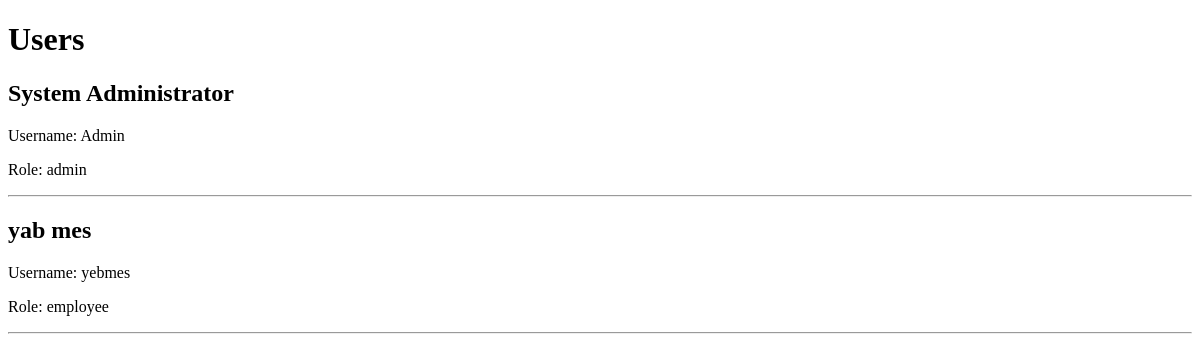
The page /admin/test_users.php on the database as committed earlier.
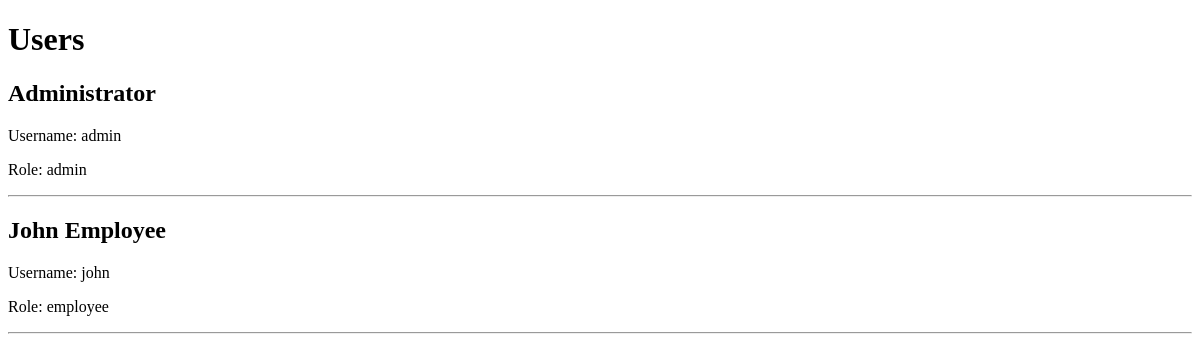
The same page on the database as committed later.
### tables this page shows
CREATE TABLE users (

    id INT AUTO_INCREMENT,

    name VARCHAR(100) NOT NULL,

    email VARCHAR(150) NOT NULL UNIQUE,

    username VARCHAR(50) NOT NULL UNIQUE,

    password VARCHAR(255) NOT NULL,

    role ENUM('admin', 'employee')
        NOT NULL DEFAULT 'employee',

    createdAt TIMESTAMP
        DEFAULT CURRENT_TIMESTAMP,

    updatedAt TIMESTAMP
        DEFAULT CURRENT_TIMESTAMP
        ON UPDATE CURRENT_TIMESTAMP,

    PRIMARY KEY (id)

);

### admin/test_users.php (the view, shortened to what this page needs)
<?php
require_once "../config/database.php";
$sql = "SELECT * FROM users";
$result = mysqli_query($conn, $sql);
?>
<!DOCTYPE html>
<html lang="en">
<head>
</head>
<body>
    <h1>Users</h1>
    <?php
    while ($user = mysqli_fetch_assoc($result)):
    ?>
        <div>
            <h2>
                <?php
                echo htmlspecialchars($user["name"]);
                ?>
            </h2>
            <p>
                Username:
                <?php
                echo htmlspecialchars($user["username"]);
                ?>
            </p>
            <p>
                Role:
                <?php
                echo htmlspecialchars($user["role"]);
                ?>
            </p>
        </div>
        <hr>
    <?php
    endwhile;
    ?>
</body>
</html>

Rows that differ between the two databases and show on the page:
changed users "admin": name "System Administrator" → "Administrator"; username "Admin" → "admin"
changed users "employee": name "yab mes" → "John Employee"; username "yebmes" → "john"
